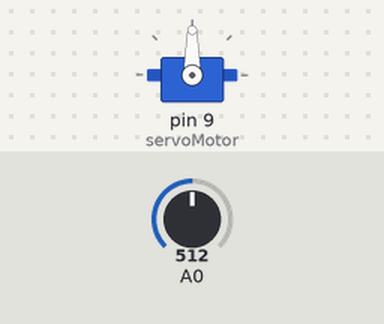
A sketch run on a simulated Arduino Uno, built with avr-gcc and run on an emulated ATmega328P. Shown: servo. The inputs (shaded band) are chosen by the test bench; at power-on: A0 = 512.

Above: at 1.2 s.
1.3 s: A0 set to 716
At 2.4 s:
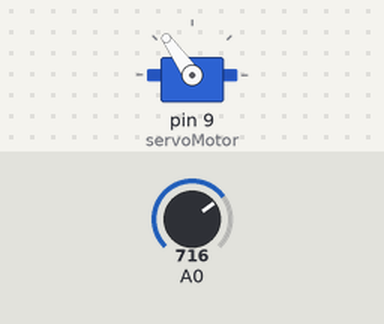
2.8 s: A0 set to 900
At 3.2 s:
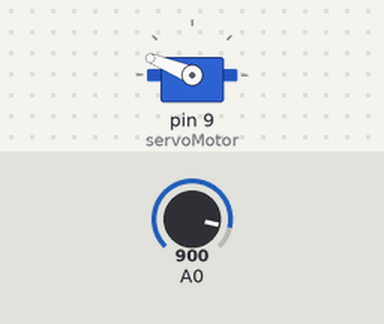
4.3 s: A0 set to 1023
At 4.7 s:
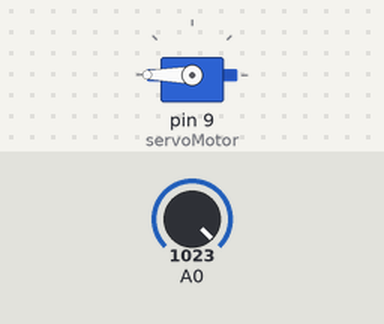
5.8 s: A0 set to 306
At 6.7 s:
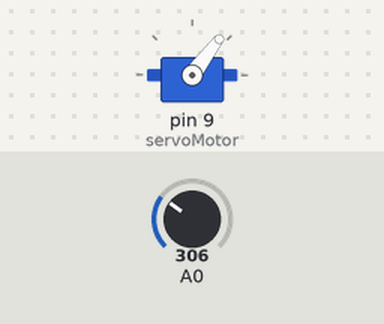
7.3 s: A0 set to 122
At 8.1 s:
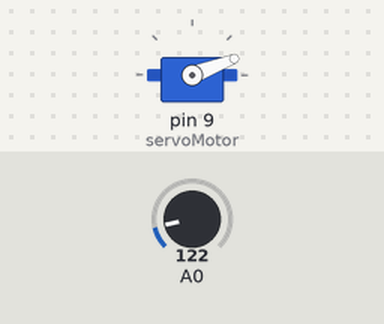
Timing chart, 0 to 9.8 s (numbered marks = the images above; inputs shaded):
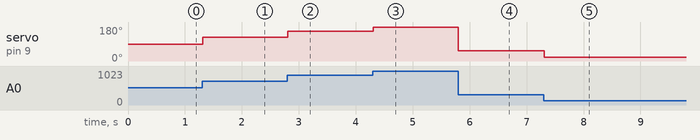

The sketch:

servo_motor_with_potentiometer1.ino
```cpp
#include <Servo.h>
Servo servoMotor;
int potPos;

void setup() {
  servoMotor.attach(9);
}
void loop () {
  potPos = map(analogRead(A0), 0, 1023, 0, 180);
  servoMotor.write(potPos);
  delay(15);
}
```

Measured:
- after the input at 1.3 s, servo on pin 9 (servoMotor): 90° → 125° at once
- after the input at 2.8 s, servo on pin 9 (servoMotor): 125° → 158° at once
- after the input at 4.3 s, servo on pin 9 (servoMotor): 158° → 180° at once
- after the input at 5.8 s, servo on pin 9 (servoMotor): 180° → 53° at once
- after the input at 7.3 s, servo on pin 9 (servoMotor): 53° → 21° at once
